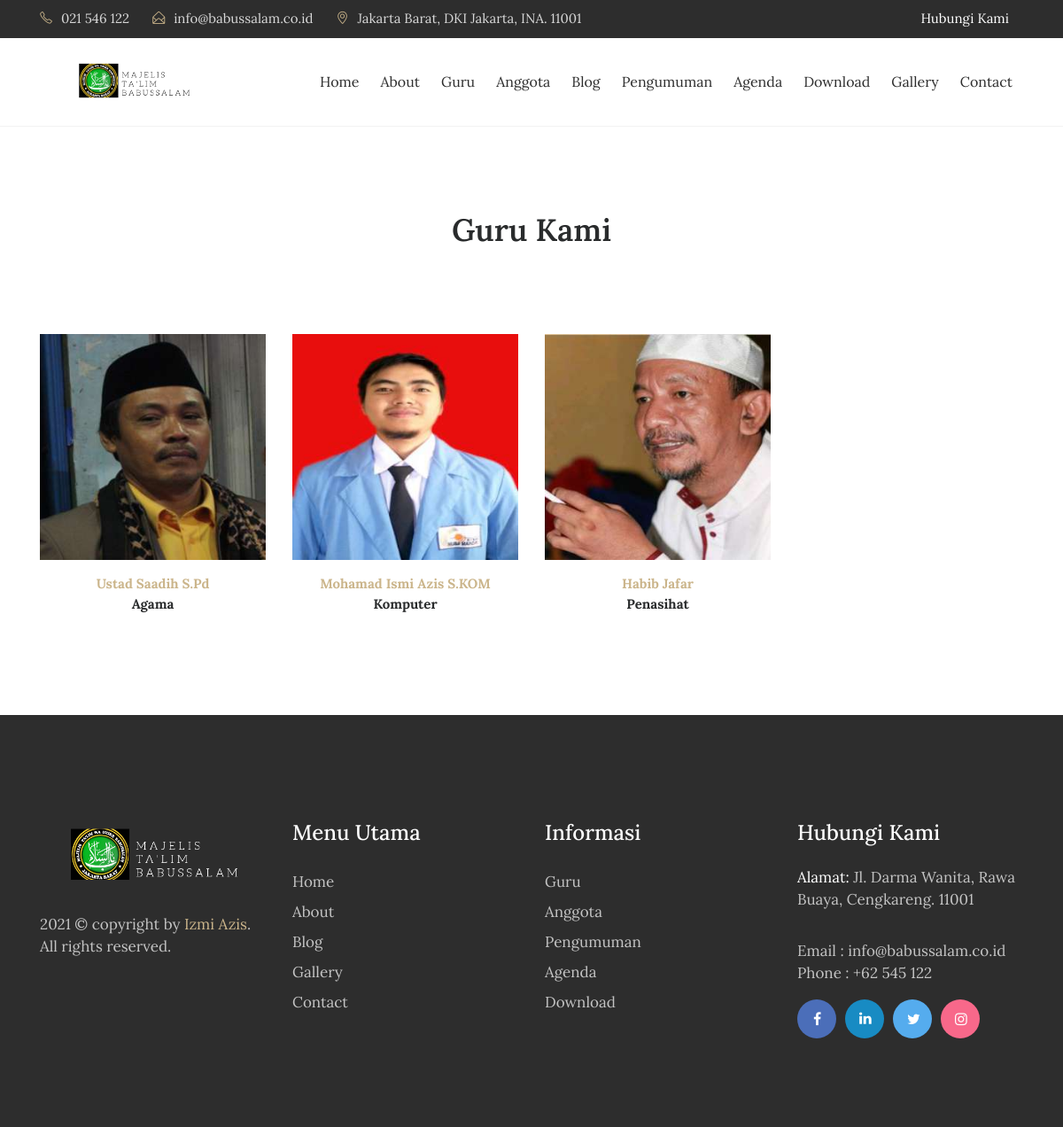
/index.php/guru, run on the app's committed database.
### tables this page shows
CREATE TABLE `tbl_guru` (
  `guru_id` int(11) NOT NULL AUTO_INCREMENT,
  `guru_nip` varchar(30) DEFAULT NULL,
  `guru_nama` varchar(70) DEFAULT NULL,
  `guru_jenkel` varchar(2) DEFAULT NULL,
  `guru_tmp_lahir` varchar(80) DEFAULT NULL,
  `guru_tgl_lahir` varchar(80) DEFAULT NULL,
  `guru_mapel` varchar(120) DEFAULT NULL,
  `guru_photo` varchar(40) DEFAULT NULL,
  `guru_tgl_input` timestamp NULL DEFAULT CURRENT_TIMESTAMP,
  PRIMARY KEY (`guru_id`)
);

### application/controllers/Guru.php (called while the page is built, shortened)
<?php
class Guru extends CI_Controller{
	function __construct(){
		$this->load->model('m_guru');
		$this->load->model('m_pengunjung');
	}
	function index(){
		$x['title'] = "Majelis Ta'lim Babussalam | Guru";
		$x['heading'] = "Guru Kami";
		$jum=$this->m_guru->guru();
        $page=$this->uri->segment(3);
        if(!$page):
            $offset = 0;
        else:
            $offset = $page;
        endif;
        $limit=8;
        $config['base_url'] = base_url() . 'guru/index/';
            $config['total_rows'] = $jum->num_rows();
            $config['per_page'] = $limit;
            $config['uri_segment'] = 3;
	          $config['full_tag_open']    = '<div class="pagging text-center"><nav><ul class="pagination justify-content-center">';
	          $config['full_tag_close']   = '</ul></nav></div>';
	          $config['num_tag_open']     = '<li class="page-item"><span class="page-link">';
	          $config['num_tag_close']    = '</span></li>';
	          $config['cur_tag_open']     = '<li class="page-item"><span class="page-link">';
	          $config['cur_tag_close']    = '<span class="sr-only">(current)</span></span></li>';
	          $config['next_tag_open']    = '<li class="page-item"><span class="page-link">';
	          $config['next_tagl_close']  = '<span aria-hidden="true">&raquo;</span></span></li>';
	          $config['prev_tag_open']    = '<li class="page-item"><span class="page-link">';
	          $config['prev_tagl_close']  = '</span>Next</li>';
	          $config['first_tag_open']   = '<li class="page-item"><span class="page-link">';
	          $config['first_tagl_close'] = '</span></li>';
	          $config['last_tag_open']    = '<li class="page-item"><span class="page-link">';
	          $config['last_tagl_close']  = '</span></li>';
            $config['first_link'] = 'Awal';
            $config['last_link'] = 'Akhir';
            $config['next_link'] = 'Next >>';
            $config['prev_link'] = '<< Prev';
            $this->pagination->initialize($config);
            $x['page'] =$this->pagination->create_links();
						$x['data']=$this->m_guru->guru_perpage($offset,$limit);
						$this->load->view('depan/v_guru',$x);
	}
}

### index.php (called while the page is built, shortened)
<?php
require_once BASEPATH.'core/CodeIgniter.php';

### application/models/M_guru.php (called while the page is built, shortened)
<?php
class M_guru extends CI_Model{
	function guru_perpage($offset,$limit){
		$hsl=$this->db->query("SELECT * FROM tbl_guru limit $offset,$limit");
		return $hsl;
	}
}

### application/views/depan/v_guru.php (the view, shortened to what this page needs)
<!DOCTYPE html>
<html lang="en">
<head>
</head>
<body>
    <section class="our-teachers">
        <div class="container">
            <div class="row">
                <div class="col-md-12">
                    <h2 class="mb-5"><?php echo $heading; ?></h2>
                </div>
            </div>
            <div class="row" data-aos="zoom-in" data-aos-delay="100">
                <?php foreach ($data->result() as $row) : ?>
                    <div class="col-xs-12 col-sm-6 col-md-3">
                        <div class="admission_insruction">
                          <?php if(empty($row->guru_photo)):?>
                            <img src="<?php echo base_url().'assets/images/blank.png';?>" class="img-fluid" alt="#">
                          <?php else:?>
                            <img src="<?php echo base_url().'assets/images/'.$row->guru_photo;?>" class="img-fluid" alt="#">
                          <?php endif;?>
                            <p class="text-center mt-3"><span><?php echo $row->guru_nama;?></span>
                                <br>
                                <?php echo $row->guru_mapel;?></p>
                        </div>
                    </div>
                <?php endforeach;?>
              </div>
        </div>
    </section>
</body>
</html>

### theme/css/scroll.css (style rules this page uses)
html { scroll-behavior: smooth; }

### data on the page
tbl_guru: guru_photo (picture), guru_nama "Ustad Saadih S.Pd", guru_mapel "Agama"
tbl_guru: guru_photo (picture), guru_nama "Mohamad Ismi Azis S.KOM", guru_mapel "Komputer"
tbl_guru: guru_photo (picture), guru_nama "Habib Jafar", guru_mapel "Penasihat"

### other printed values
$heading "Guru Kami"
